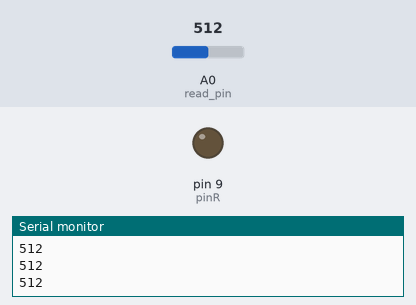
This sketch was run on a simulated Arduino Uno, built with avr-gcc and run on an emulated ATmega328P. Shown: output pins drawn as LEDs (lit = HIGH), the last lines printed to the serial monitor. Inputs (shaded band) come from the test bench; at power-on: A0 (read_pin) = 512.

Above: at 1.3 s.
1.4 s: A0 (read_pin) set to 982
3.2 s: A0 (read_pin) set to 1014
At 4.6 s:
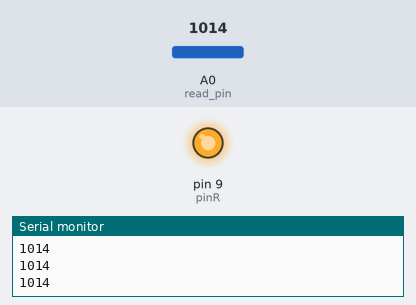
5.5 s: A0 (read_pin) set to 990
At 7.2 s:
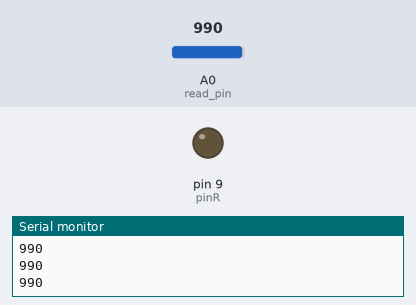
7.5 s: A0 (read_pin) set to 1010
At 8.9 s:
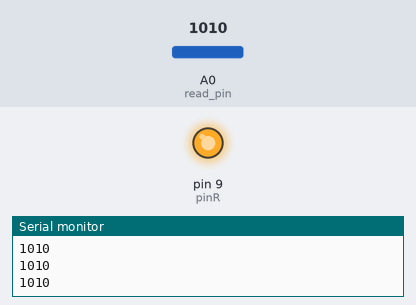
Timing chart, 0 to 10.5 s (numbered marks = the images above; inputs shaded):
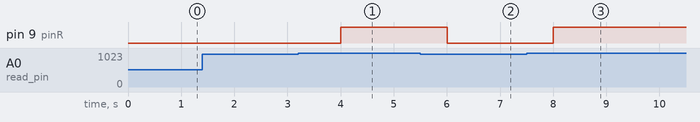

Measured:
- the behaviour switches between 1000 and 1001 on A0 (read_pin) (found by bisection; images 0 and 1)
- after the input at 3.2 s, pin 9 (pinR): LOW → HIGH after 0.80 s
- after the input at 5.5 s, pin 9 (pinR): HIGH → LOW after 0.50 s
- after the input at 7.5 s, pin 9 (pinR): LOW → HIGH after 0.51 s

The sketch:

While_Loop.ino
```cpp
int pinR = 9;
int read_pin = A0;
int pot_val;

void setup() {
  // put your setup code here, to run once:
  pinMode(pinR, OUTPUT);
  pinMode(read_pin, INPUT);
  Serial.begin(9600);
}

void loop() {
  // put your main code here, to run repeatedly:
  pot_val = analogRead(read_pin); // 0 to 1023 bytes
  Serial.println(pot_val);
  delay(500);

  // while (condition)
  // read the voltage again inside the while loop, otherwise pot_val will always be above 1000 once it gets there.
  while (pot_val > 1000) {
    digitalWrite(pinR,HIGH);
    pot_val = analogRead(read_pin);
    Serial.println(pot_val);
    delay(500);

  // if not in while loop, keep LED off.
  digitalWrite(pinR,LOW);
  }

}
```
